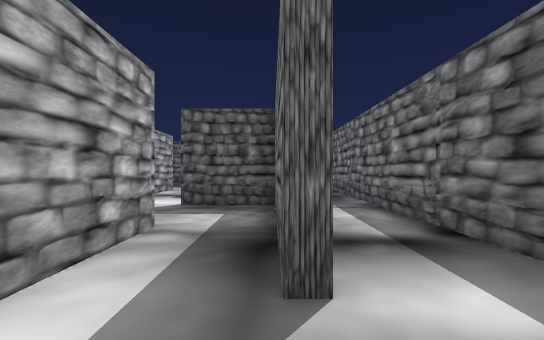
view 1 (above)

19 first-person views from a walk through a level from a Godot 3-D game. The camera is 1.5 m above the floor, looks level and sees 90° across. The floor is counted in squares, 2 m on a side. Each view is taken from the middle of a square. On the plan, view 1 faces up. The plan holds only what a view shows up to about 10 squares ahead; the rest is blank. Some surface patterns are stand-ins.

view 2
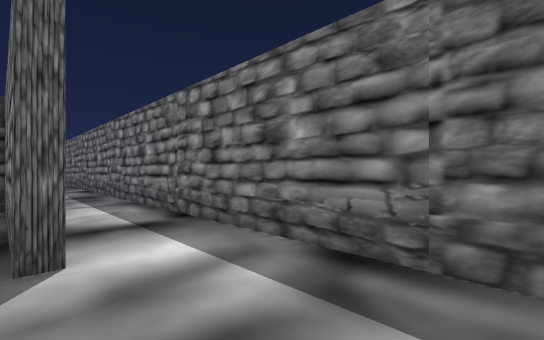

view 3
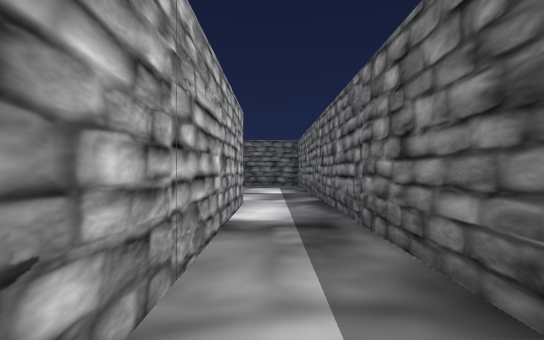

view 4
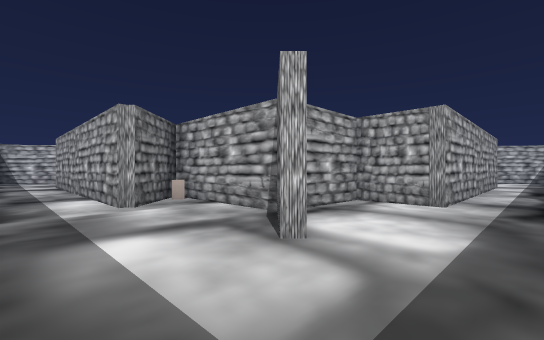

view 5
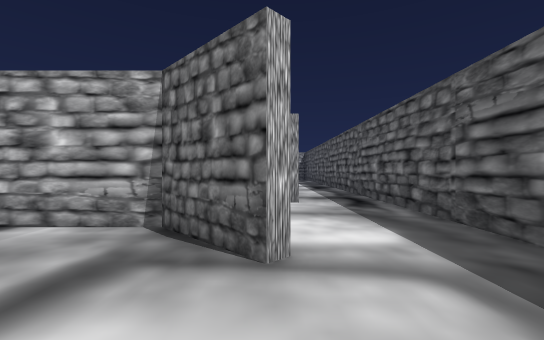

view 6
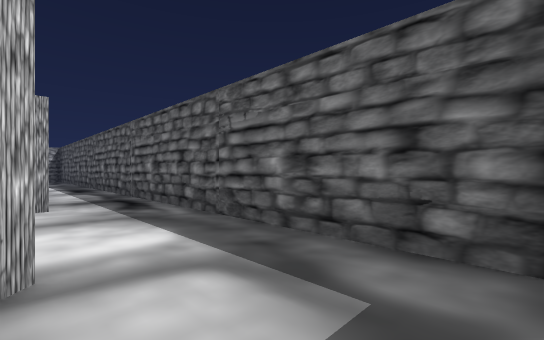

view 7
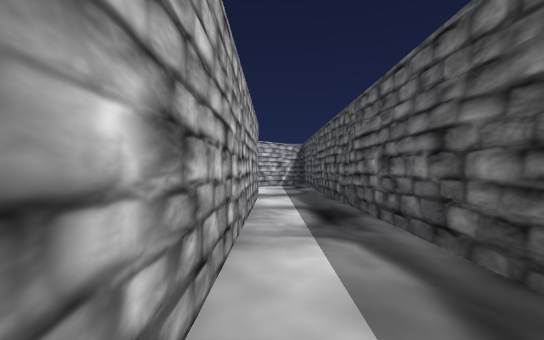

view 8
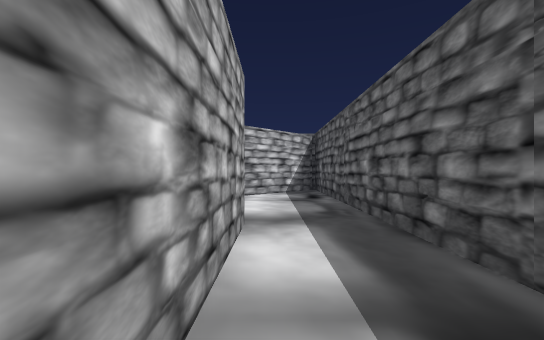

view 9
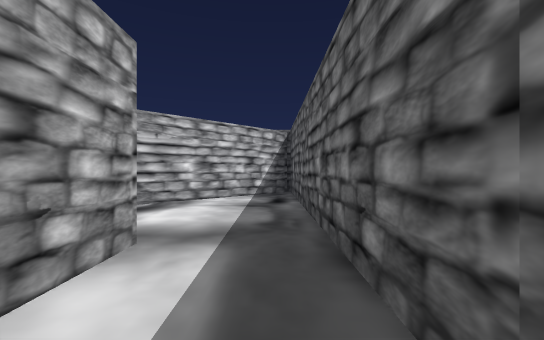

view 10
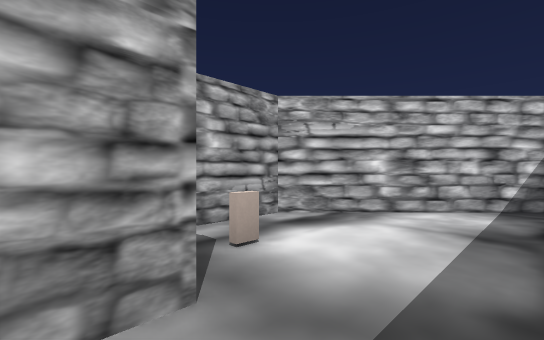

view 11
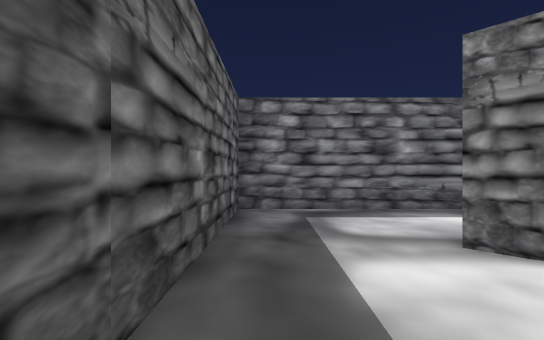

view 12
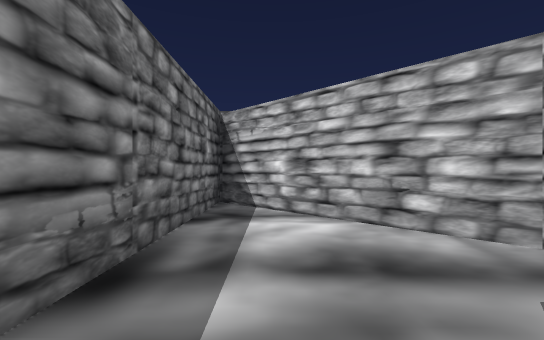

view 13
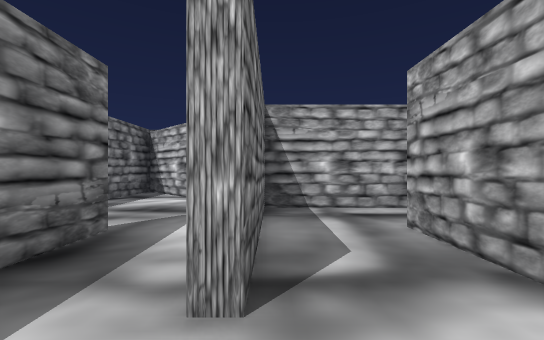

view 14
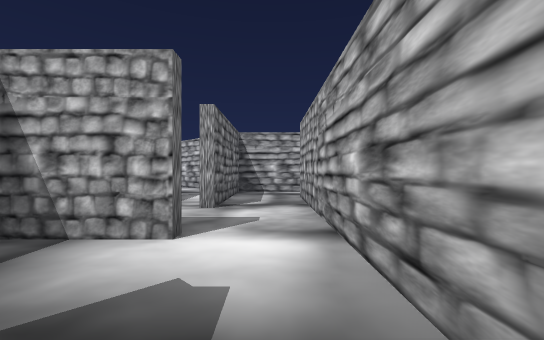

view 15
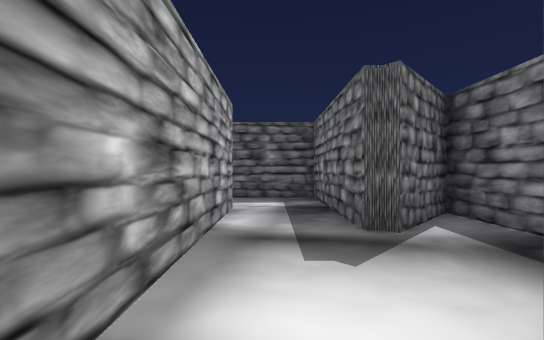

view 16
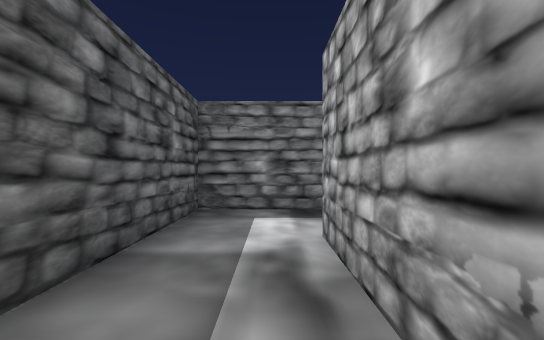

view 17
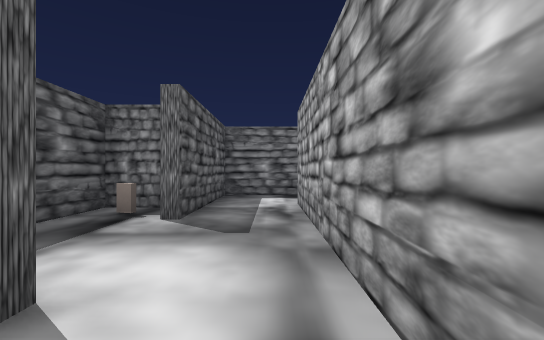

view 18
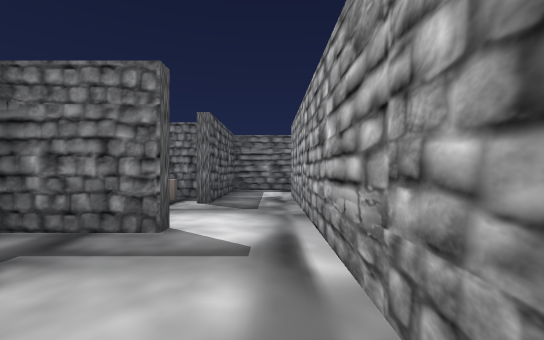

view 19
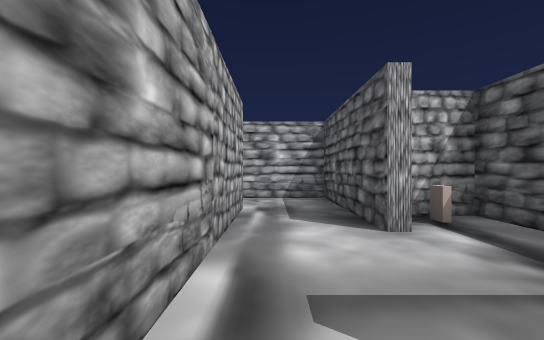

### Floor plan
Points are (right, up) in squares from view 1. A wall is a line through its corners. A room is listed if a view was taken in it or the views show most of it. See-through windows are left out.
Room 1 (views 1, 2, 3, 4, 5, 6, 7, 8, 9, 10, 11, 12)
walls: (-4.6, 14.3) (-6.3, 14.3); (-1.6, 12.6) (-1.6, 8.6) (0.1, 10.3); (-0.8, 13.7) (-0.3, 14.2); (-0.1, 14) (-1.7, 12.4); (0.4, 10.1) (0.4, 3.6); (0.1, 8) (0.1, 9.8) (-0.6, 9.1); (-12.9, 14.6) (-4.3, 14.6) (-4.3, 12.7) (-2.2, 12.7); (-1.6, 3.6) (-1.6, 1.5); (-15.5, 12.7) (-13.9, 12.7); (0.1, 1.5) (0.1, 3.5); (-1.7, -0.4) (2.2, -4.4) (2.2, 16.6) (-19.1, 16.6); (-19.3, 16.5) (-15.3, 12.6)
ways out: opening at (-1, 2.5) to room 2; opening at (-1, 9.5) to room 2
objects: other object (-14, 14); other object (-5, 13); other object (-1, 9)
Room 2 (views 13, 15)
walls: (-2, 6.1) (0, 6.1); (0.1, 5.8) (-2, 5.8); (-3.8, 8.4) (-3.8, 3.4); (0.1, 3.5) (0.1, 5.5)
ways out: opening at (-1, 2.5) to room 1; opening at (-1, 9.5) to room 1; opening at (-3, 9.5) to room 3; opening at (-3, 3) to room 5
Room 3 (views 14, 16, 17, 19)
walls: (-8.8, 12.2) (-8.8, 14.2); (-11.5, 10.4) (-3.8, 10.4) (-3.8, 8.4); (-11.3, 14.3) (-12.5, 14.3) (-12.5, 13.3); (-1.7, 12.4) (-5.9, 12.4); (-1.9, 8.4) (-1.9, 12.4)
ways out: opening at (-3, 9.5) to room 2; opening at (-12.5, 11) to room 4
objects: other object (-12, 13)
Room 4 (view 18)
walls: (-13.2, 10.4) (-11.5, 10.4); (-15.3, 12.6) (-15.3, 10.1); (-11.2, 12.4) (-15.3, 12.4)
ways out: opening at (-12.5, 11) to room 3; opening at (-14.5, 9.5)
Room 5 (no view inside)
walls: (-4.7, -0.4) (-1.9, -0.4) (-1.9, 3.6); (-3.8, 3.4) (-3.8, 1.4)
ways out: opening at (-3, 3) to room 2

Positions as (right, up) in squares from view 1, and headings:
1: (0, 0), facing up
2: (0, -1), facing up-right
3: (1, 4), facing up
4: (2, 16), facing down-left
5: (2, 14), facing left
6: (2, 14), facing up-left
7: (-5, 15), facing left
8: (-9, 15), facing left
9: (-10, 16), facing left
10: (-12, 16), facing down-left
11: (-3, 16), facing right
12: (1, 2), facing down
13: (-2, 5), facing down
14: (-3, 9), facing down
15: (-3, 5), facing up
16: (-7, 11), facing right
17: (-10, 11), facing right
18: (-12, 11), facing right
19: (-8, 11), facing left
